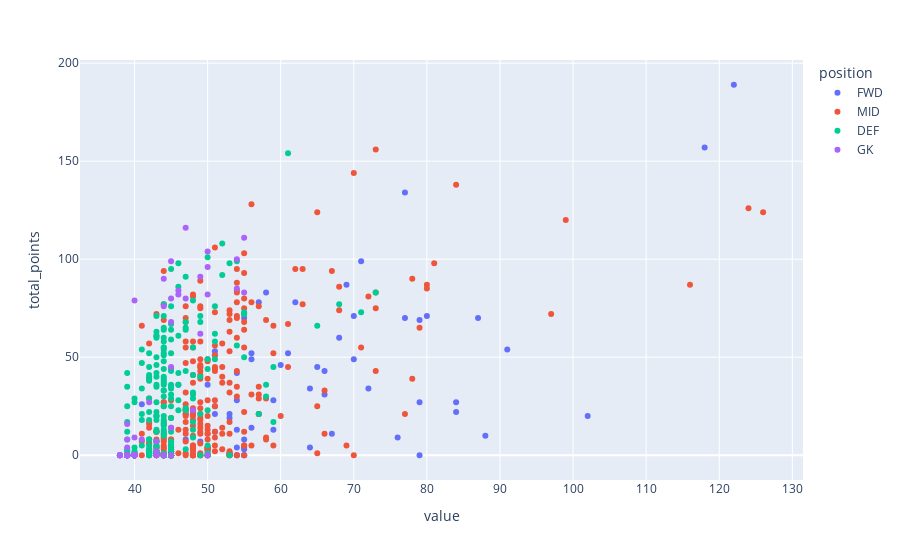

Notebook code cell kept with this figure:
### Code cell
px.scatter(agg_points_val, x= 'value', y= 'total_points', color= 'position', hover_data=['name', 'team']).show()

### Figure 1 — Plotly figure (JSON) as saved in the notebook; plotly's stock layout.template omitted (floating-point values rounded to 4 significant figures; data arrays with more than 128 entries replaced by an {"elided": "..."} marker saying what was removed)
{"data": [{"customdata": {"elided": "92x2 str values"}, "hovertemplate": "position=FWD<br>value=%{x}<br>total_points=%{y}<br>name=%{customdata[0]}<br>team=%{customdata[1]}<extra></extra>", "legendgroup": "FWD", "marker": {"color": "#636efa", "symbol": "circle"}, "mode": "markers", "name": "FWD", "orientation": "v", "showlegend": true, "type": "scatter", "x": [122, 118, 77, 71, 69, 58, 57, 62, 80, 70, 87, 77, 55, 79, 68, 91, 51, 56, 61, 51, 56, 70, 60, 65, 66, 54, 50, 46, 72, 64, 66, 59, 54, 79, 84, 41, 51, 84, 51, 47, 57, 53, 102, 53, 56, 59, 54, 51, 67, 88, 76, 55, 47, 45, 49, 42, 45, 55, 54, 50, 45, 64, 55, 45, 45, 50, 53, 45, 54, 45, 55, 45, 45, 45, 45, 45, 79, 45, 45, 45, 55, 44, 45, 54, 42, 45, 45, 45, 45, 45, 45, 45], "xaxis": "x", "y": [189, 157, 134, 99, 87, 83, 78, 78, 71, 71, 70, 70, 70, 69, 60, 54, 53, 52, 52, 51, 49, 49, 46, 45, 43, 42, 36, 36, 34, 34, 31, 28, 28, 27, 27, 26, 25, 22, 21, 21, 21, 21, 20, 19, 14, 13, 13, 12, 11, 10, 9, 8, 8, 7, 7, 6, 5, 4, 4, 4, 4, 4, 3, 2, 2, 2, 1, 1, 0, 0, 0, 0, 0, 0, 0, 0, 0, 0, 0, 0, 0, 0, 0, 0, 0, 0, 0, 0, 0, 0, 0, 0], "yaxis": "y"}, {"customdata": {"elided": "322x2 str values"}, "hovertemplate": "position=MID<br>value=%{x}<br>total_points=%{y}<br>name=%{customdata[0]}<br>team=%{customdata[1]}<extra></extra>", "legendgroup": "MID", "marker": {"color": "#EF553B", "symbol": "circle"}, "mode": "markers", "name": "MID", "orientation": "v", "showlegend": true, "type": "scatter", "x": {"elided": "322 int values"}, "xaxis": "x", "y": {"elided": "322 int values"}, "yaxis": "y"}, {"customdata": {"elided": "254x2 str values"}, "hovertemplate": "position=DEF<br>value=%{x}<br>total_points=%{y}<br>name=%{customdata[0]}<br>team=%{customdata[1]}<extra></extra>", "legendgroup": "DEF", "marker": {"color": "#00cc96", "symbol": "circle"}, "mode": "markers", "name": "DEF", "orientation": "v", "showlegend": true, "type": "scatter", "x": {"elided": "254 int values"}, "xaxis": "x", "y": {"elided": "254 int values"}, "yaxis": "y"}, {"customdata": {"elided": "78x2 str values"}, "hovertemplate": "position=GK<br>value=%{x}<br>total_points=%{y}<br>name=%{customdata[0]}<br>team=%{customdata[1]}<extra></extra>", "legendgroup": "GK", "marker": {"color": "#ab63fa", "symbol": "circle"}, "mode": "markers", "name": "GK", "orientation": "v", "showlegend": true, "type": "scatter", "x": [47, 55, 50, 54, 45, 50, 49, 44, 54, 46, 55, 50, 46, 45, 47, 40, 44, 45, 49, 45, 42, 48, 39, 45, 40, 39, 41, 43, 39, 43, 40, 44, 44, 40, 38, 43, 40, 40, 39, 39, 39, 40, 40, 40, 38, 43, 39, 39, 39, 40, 39, 45, 39, 40, 40, 40, 39, 38, 39, 40, 40, 40, 40, 39, 40, 39, 40, 50, 40, 40, 40, 40, 38, 40, 40, 40, 40, 39], "xaxis": "x", "y": [116, 111, 104, 100, 99, 96, 91, 90, 85, 84, 83, 82, 82, 80, 80, 79, 76, 68, 62, 45, 27, 23, 16, 14, 9, 8, 8, 7, 4, 2, 0, 0, 0, 0, 0, 0, 0, 0, 0, 0, 0, 0, 0, 0, 0, 0, 0, 0, 0, 0, 0, 0, 0, 0, 0, 0, 0, 0, 0, 0, 0, 0, 0, 0, 0, 0, 0, 0, 0, 0, 0, 0, 0, 0, 0, 0, 0, 0], "yaxis": "y"}], "layout": {"legend": {"title": {"text": "position"}, "tracegroupgap": 0}, "margin": {"t": 60}, "xaxis": {"anchor": "y", "domain": [0, 1], "title": {"text": "value"}}, "yaxis": {"anchor": "x", "domain": [0, 1], "title": {"text": "total_points"}}}}
